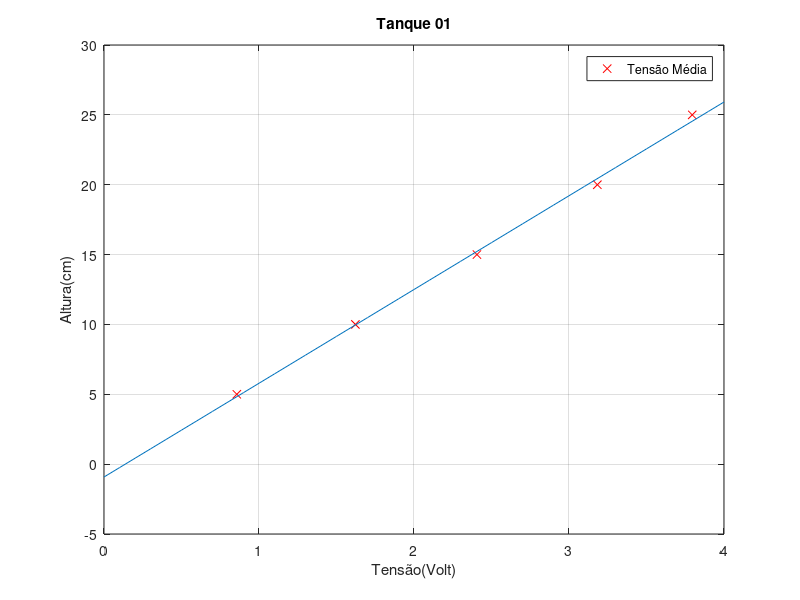

Reproduce this figure in MATLAB.
clc
clear
h = [5:5:25];
tensao = [0.857 1.622 2.406 3.183 3.795];
plot(tensao,h,'rx')
n = 5;
x = sum(tensao);
x2 = sum(tensao.^2);
y = sum(h);
xy = sum(h.*tensao);

matx = [n, x; x, x2];
maty = [y; xy];
inv = inv(matx);

coe = inv*(maty);


z = 0:0.1:4;
k = coe(2)*z + coe(1);
title('Tanque 01')
hold on,plot(z,k)
legend('Tensão Média')
grid on;
ylabel('Altura(cm)')
xlabel('Tensão(Volt)')